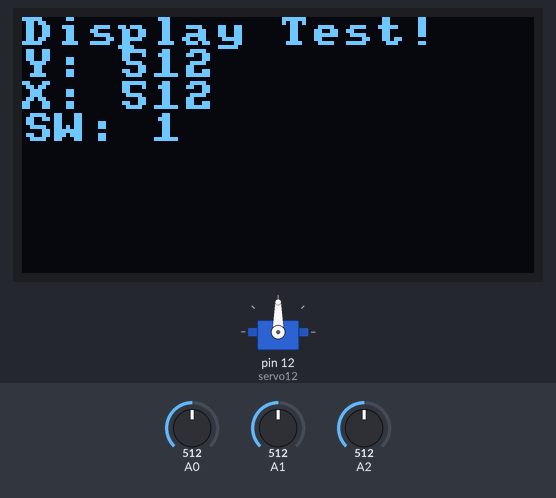
Simulated run of this sketch. Board: Arduino Uno, built with avr-gcc and run on an emulated ATmega328P. Parts: 128×64 one-colour display, servo. The test bench sets the inputs (shaded band); at power-on: A2 = 512, A0 = 512, A1 = 512. What the sketch prints to the serial monitor is not drawn.

Above: at 1.2 s.
1.3 s: A2 set to 716
At 2.6 s:
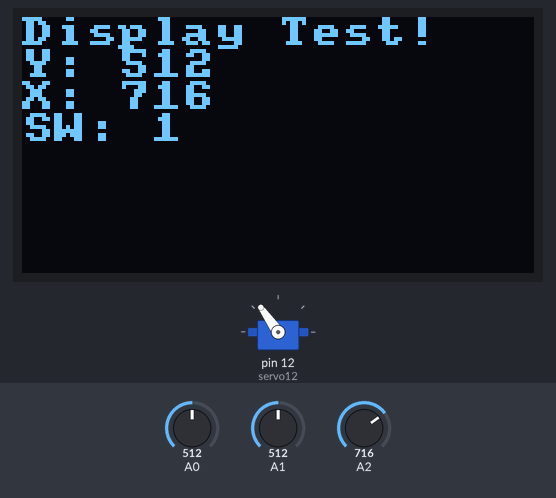
2.9 s: A2 set to 900
At 3.7 s:
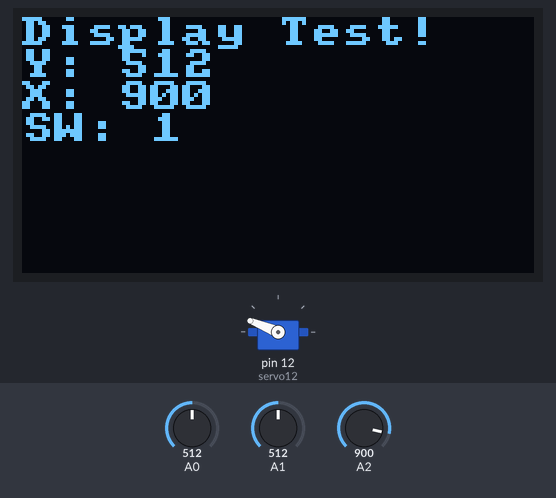
4.6 s: A2 set to 1023
At 5.6 s:
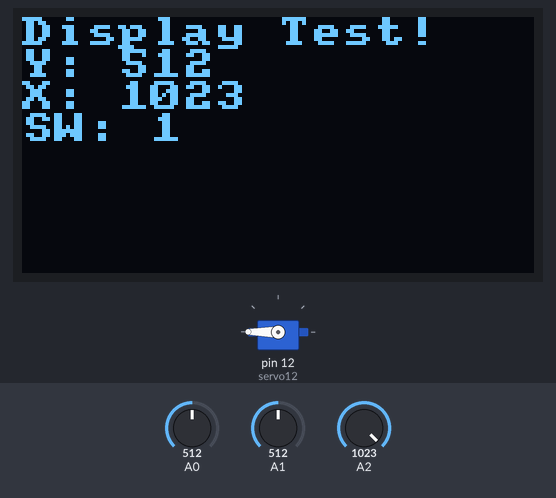
6.3 s: A2 set to 306
At 7.6 s:
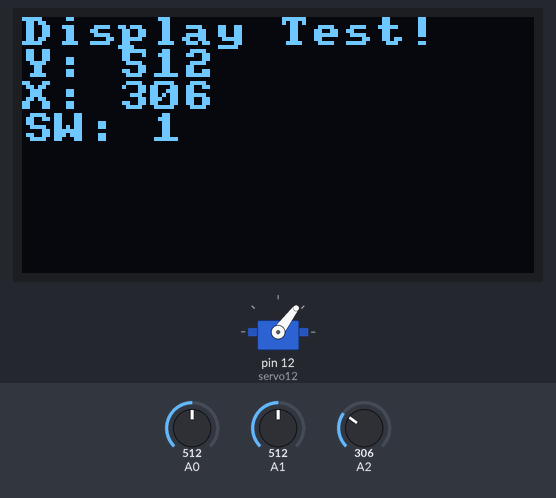
7.9 s: A0 set to 716
At 8.8 s:
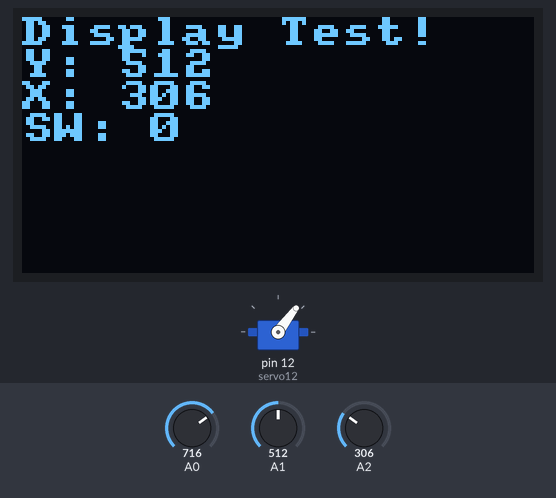
9.6 s: A1 set to 716
At 11.0 s:
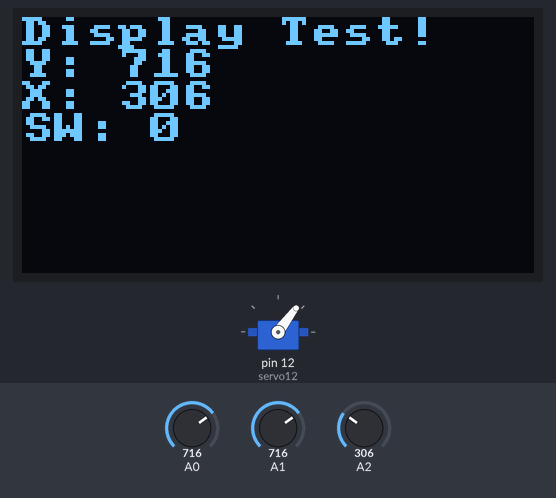
Timing chart, 0 to 12.3 s (numbered marks = the images above; inputs shaded):
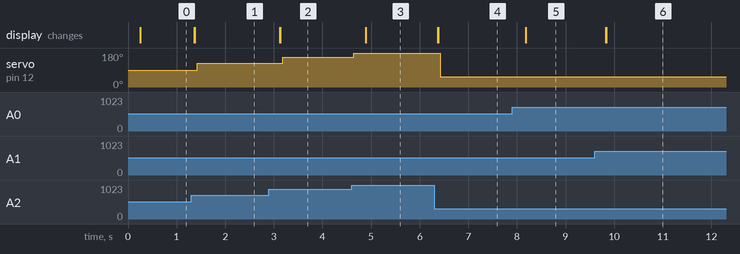

Measured:
- after the input at 1.3 s, servo on pin 12 (servo12): 90° → 125° after 0.12 s; the display: first changes after 0.07 s (image 1 shows a later state)
- after the input at 2.9 s, servo on pin 12 (servo12): 125° → 158° after 0.28 s; the display: first changes after 0.22 s (image 2 shows a later state)
- after the input at 4.6 s, servo on pin 12 (servo12): 158° → 180° at once; the display: changes after 0.29 s (image 3)
- after the input at 6.3 s, servo on pin 12 (servo12): 180° → 53° after 0.12 s; the display: first changes after 0.07 s (image 4 shows a later state)
- after the input at 7.9 s, the display: changes after 0.28 s (image 5)
- after the input at 9.6 s, the display: first changes after 0.23 s (image 6 shows a later state)

The sketch:

RoboticsDevBoard.ino
```cpp
/*
 * Joystick
 *
 * Joystick is connected to A0->A2
 * A0 = SW input (press joystick down) (NEEDS PULLUP RESISTOR)
 * A1 = Y-axis
 * A2 = X-axis
 *
 * X and Y inputs return 0..1023 (normal arduino analog input)
 * SW returns 0 (not pressed) or 1 (pressed)
 */

// setup joystick
void joystick_setup() {
  // must enable pullup on SW input
  pinMode(A0, INPUT_PULLUP);
}

// read joystick switch
inline int joystick_sw() {
  return analogRead(A0) > 512 ? 0 : 1;
}

// read joystick y
inline int joystick_y() {
  return analogRead(A1);
}

// read joystick x
inline int joystick_x() {
  return analogRead(A2);
}

/*
 * Servo
 *
 * Servo connectors are provided on pins 7->12
 * Use the following to access the servos as required
 */

// include servo API
#include <Servo.h>

// define one for each servo required
// for the sample app, only servo12 is used...
//#define SERVO7
//#define SERVO8
//#define SERVO9
//#define SERVO10
//#define SERVO11
#define SERVO12

// servo objects
#ifdef SERVO7
Servo servo7;
#endif
#ifdef SERVO8
Servo servo8;
#endif
#ifdef SERVO9
Servo servo9;
#endif
#ifdef SERVO10
Servo servo10;
#endif
#ifdef SERVO11
Servo servo11;
#endif
#ifdef SERVO12
Servo servo12;
#endif

// set up enabled servos (timings are chosen for full range of cheap 9m micro servos)
void servo_setup() {
#ifdef SERVO7
  servo7.attach(7, 400, 2600);
#endif
#ifdef SERVO8
  servo8.attach(8, 400, 2600);
#endif
#ifdef SERVO9
  servo9.attach(9, 400, 2600);
#endif
#ifdef SERVO10
  servo10.attach(10, 400, 2600);
#endif
#ifdef SERVO11
  servo11.attach(11, 400, 2600);
#endif
#ifdef SERVO12
  servo12.attach(12, 400, 2600);
#endif
}

/*
 * Display is a SH1106 128x64 OLED on I2C
 *
 * Code is configured for the u8g2 driver
 * Can use any examples but choose this display init:
 */
#include <U8x8lib.h>
U8X8_SH1106_128X64_NONAME_HW_I2C u8x8(/* reset=*/ U8X8_PIN_NONE);

// set up display
void display_setup() {
  u8x8.begin();
  u8x8.setFont(u8x8_font_amstrad_cpc_extended_f);
  u8x8.clear();
}

/*
 * EVERYTHING ABOVE IS COMMON, REUSABLE CODE TO INIIALISE/USE THE DEV BOARD
 *
 * Write your own setup()/loop() functions below
 */

void setup() {
  // initialize serial communications at 9600 bps:
  Serial.begin(9600);

  // setup display
  display_setup();

  // setup joystick
  joystick_setup();

  // setup servos
  servo_setup();
}

void loop() {
  // serial console debugging example
  Serial.print("SW: ");
  Serial.println(joystick_sw());
  Serial.print("X: ");
  Serial.println(joystick_x());
  Serial.print("Y: ");
  Serial.println(joystick_y());

  // write to display example
  u8x8.setCursor(0,0);
  u8x8.print("Display Test!");
  u8x8.setCursor(0,1);
  u8x8.print("Y: ");
  u8x8.print(joystick_y());
  u8x8.println("    "); // print some extra spaces to clear the remains of longer numbers
  u8x8.print("X: ");
  u8x8.print(joystick_x());
  u8x8.println("    "); // print some extra spaces to clear the remains of longer numbers
  u8x8.print("SW: ");
  u8x8.println(joystick_sw());

  // servo write example
  servo12.write(map(joystick_x(), 0, 1023, 0, 180));
  delay(100);
}
```
